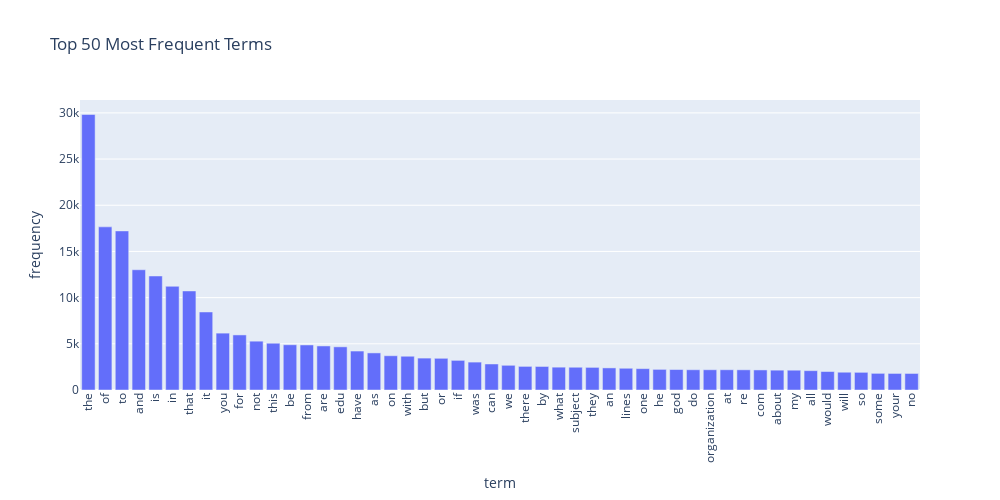

Notebook source saved alongside this figure:
### Markdown cell above
### >>> **Exercise 13 (take home):** 
The chart above only contains 300 vocabulary in the documents, and it's already computationally intensive to both compute and visualize. Can you efficiently reduce the number of terms you want to visualize as an exercise.

### Code cell
# Answer here
#We try to visualize Top-N most frequent terms
N = 50  # how many top terms to visualize
top_idx = term_frequencies.argsort()[-N:][::-1]

df_top = pd.DataFrame({
    "term": count_vect.get_feature_names_out()[top_idx],
    "frequency": term_frequencies[top_idx]
})

fig = px.bar(df_top, x="term", y="frequency",
             title=f"Top {N} Most Frequent Terms")
fig.update_layout(xaxis_tickangle=-90, width=1000, height=500)
fig.show()

### Figure 1 — Plotly figure (JSON) as saved in the notebook; plotly's stock layout.template omitted (floating-point values rounded to 4 significant figures)
{"data": [{"hovertemplate": "term=%{x}<br>frequency=%{y}<extra></extra>", "legendgroup": "", "marker": {"color": "#636efa", "pattern": {"shape": ""}}, "name": "", "orientation": "v", "showlegend": false, "textposition": "auto", "type": "bar", "x": ["the", "of", "to", "and", "is", "in", "that", "it", "you", "for", "not", "this", "be", "from", "are", "edu", "have", "as", "on", "with", "but", "or", "if", "was", "can", "we", "there", "by", "what", "subject", "they", "an", "lines", "one", "he", "god", "do", "organization", "at", "re", "com", "about", "my", "all", "would", "will", "so", "some", "your", "no"], "xaxis": "x", "y": [29825, 17660, 17222, 13017, 12343, 11226, 10723, 8447, 6157, 5962, 5285, 5063, 4898, 4877, 4769, 4675, 4218, 4015, 3709, 3655, 3453, 3432, 3208, 3020, 2818, 2674, 2556, 2548, 2472, 2464, 2448, 2393, 2353, 2312, 2232, 2216, 2193, 2192, 2191, 2186, 2172, 2148, 2143, 2093, 2000, 1925, 1912, 1802, 1793, 1791], "yaxis": "y"}], "layout": {"barmode": "relative", "height": 500, "legend": {"tracegroupgap": 0}, "title": {"text": "Top 50 Most Frequent Terms"}, "width": 1000, "xaxis": {"anchor": "y", "domain": [0, 1], "tickangle": -90, "title": {"text": "term"}}, "yaxis": {"anchor": "x", "domain": [0, 1], "title": {"text": "frequency"}}}}
